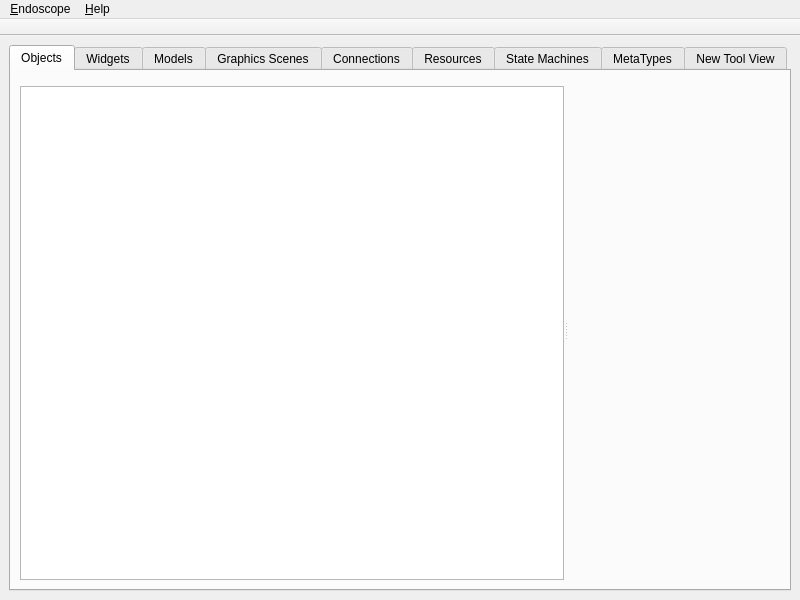
<?xml version="1.0" encoding="UTF-8"?>
<ui version="4.0">
 <class>Endoscope::MainWindow</class>
 <widget class="QMainWindow" name="Endoscope::MainWindow">
  <property name="geometry">
   <rect>
    <x>0</x>
    <y>0</y>
    <width>800</width>
    <height>600</height>
   </rect>
  </property>
  <widget class="QWidget" name="centralwidget">
   <layout class="QHBoxLayout" name="horizontalLayout_2">
    <item>
     <widget class="QTabWidget" name="tabWidget">
      <property name="toolTip">
       <string>The content of this will become the new central widget once all tools are ported</string>
      </property>
      <property name="currentIndex">
       <number>0</number>
      </property>
      <widget class="QWidget" name="tab">
       <attribute name="title">
        <string>Objects</string>
       </attribute>
       <layout class="QVBoxLayout" name="verticalLayout_5">
        <item>
         <widget class="QSplitter" name="splitter">
          <property name="orientation">
           <enum>Qt::Horizontal</enum>
          </property>
          <widget class="QWidget" name="layoutWidget_1">
           <layout class="QVBoxLayout" name="verticalLayout_2">
            <item>
             <widget class="KFilterProxySearchLine" name="objectSearchLine"/>
            </item>
            <item>
             <widget class="QTreeView" name="objectTreeView">
              <property name="allColumnsShowFocus">
               <bool>true</bool>
              </property>
              <attribute name="headerShowSortIndicator" stdset="0">
               <bool>true</bool>
              </attribute>
             </widget>
            </item>
           </layout>
          </widget>
          <widget class="Endoscope::PropertyWidget" name="objectPropertyWidget" native="true"/>
         </widget>
        </item>
       </layout>
      </widget>
      <widget class="QWidget" name="tab_4">
       <attribute name="title">
        <string>Widgets</string>
       </attribute>
       <layout class="QVBoxLayout" name="verticalLayout_8">
        <item>
         <widget class="QSplitter" name="splitter_4">
          <property name="orientation">
           <enum>Qt::Horizontal</enum>
          </property>
          <widget class="QSplitter" name="splitter_2">
           <property name="orientation">
            <enum>Qt::Vertical</enum>
           </property>
           <widget class="QWidget" name="layoutWidget_2">
            <layout class="QVBoxLayout" name="verticalLayout_7">
             <item>
              <widget class="KFilterProxySearchLine" name="widgetSearchLine"/>
             </item>
             <item>
              <widget class="QTreeView" name="widgetTreeView"/>
             </item>
            </layout>
           </widget>
           <widget class="Endoscope::WidgetPreviewWidget" name="widgetPreviewWidget" native="true"/>
          </widget>
          <widget class="Endoscope::PropertyWidget" name="widgetPropertyWidget" native="true"/>
         </widget>
        </item>
       </layout>
      </widget>
      <widget class="QWidget" name="tab_3">
       <attribute name="title">
        <string>Models</string>
       </attribute>
       <layout class="QVBoxLayout" name="verticalLayout_14">
        <item>
         <widget class="QSplitter" name="splitter_5">
          <property name="orientation">
           <enum>Qt::Horizontal</enum>
          </property>
          <widget class="QWidget" name="layoutWidget_3">
           <layout class="QVBoxLayout" name="verticalLayout_3">
            <item>
             <widget class="KFilterProxySearchLine" name="modelSearchLine"/>
            </item>
            <item>
             <widget class="QTreeView" name="modelView">
              <property name="uniformRowHeights">
               <bool>true</bool>
              </property>
              <property name="allColumnsShowFocus">
               <bool>true</bool>
              </property>
             </widget>
            </item>
           </layout>
          </widget>
          <widget class="QWidget" name="layoutWidget_4">
           <layout class="QVBoxLayout" name="verticalLayout_12">
            <item>
             <widget class="QLabel" name="label">
              <property name="text">
               <string>Model Content:</string>
              </property>
             </widget>
            </item>
            <item>
             <widget class="QTreeView" name="modelContentView"/>
            </item>
           </layout>
          </widget>
          <widget class="QWidget" name="layoutWidget_5">
           <layout class="QVBoxLayout" name="verticalLayout_13">
            <item>
             <widget class="QLabel" name="label_2">
              <property name="text">
               <string>Cell Content:</string>
              </property>
             </widget>
            </item>
            <item>
             <widget class="QTreeView" name="modelCellView">
              <property name="rootIsDecorated">
               <bool>false</bool>
              </property>
              <property name="uniformRowHeights">
               <bool>true</bool>
              </property>
              <property name="allColumnsShowFocus">
               <bool>true</bool>
              </property>
             </widget>
            </item>
           </layout>
          </widget>
         </widget>
        </item>
       </layout>
      </widget>
      <widget class="QWidget" name="tab_2">
       <attribute name="title">
        <string>Graphics Scenes</string>
       </attribute>
       <layout class="QVBoxLayout" name="verticalLayout_6">
        <item>
         <widget class="QComboBox" name="sceneComboBox"/>
        </item>
        <item>
         <widget class="QSplitter" name="splitter_6">
          <property name="orientation">
           <enum>Qt::Horizontal</enum>
          </property>
          <widget class="QSplitter" name="splitter_3">
           <property name="orientation">
            <enum>Qt::Vertical</enum>
           </property>
           <widget class="QWidget" name="layoutWidget_6">
            <layout class="QVBoxLayout" name="verticalLayout_4">
             <item>
              <widget class="KFilterProxySearchLine" name="screneTreeSearchLine"/>
             </item>
             <item>
              <widget class="QTreeView" name="sceneTreeView">
               <attribute name="headerShowSortIndicator" stdset="0">
                <bool>true</bool>
               </attribute>
              </widget>
             </item>
            </layout>
           </widget>
           <widget class="Endoscope::GraphicsSceneView" name="graphicsSceneView" native="true"/>
          </widget>
          <widget class="Endoscope::PropertyWidget" name="scenePropertyWidget" native="true"/>
         </widget>
        </item>
       </layout>
      </widget>
      <widget class="QWidget" name="tab_5">
       <attribute name="title">
        <string>Connections</string>
       </attribute>
       <layout class="QVBoxLayout" name="verticalLayout_9">
        <item>
         <widget class="KFilterProxySearchLine" name="connectionSearchLine"/>
        </item>
        <item>
         <widget class="QTreeView" name="connectionView">
          <property name="allColumnsShowFocus">
           <bool>true</bool>
          </property>
         </widget>
        </item>
       </layout>
      </widget>
      <widget class="QWidget" name="tab_7">
       <attribute name="title">
        <string>Resources</string>
       </attribute>
       <layout class="QHBoxLayout" name="horizontalLayout_4">
        <item>
         <widget class="QSplitter" name="splitter_7">
          <property name="orientation">
           <enum>Qt::Horizontal</enum>
          </property>
          <widget class="QTreeView" name="treeView"/>
          <widget class="QStackedWidget" name="stackedWidget">
           <property name="currentIndex">
            <number>1</number>
           </property>
           <widget class="QWidget" name="page_3">
            <layout class="QHBoxLayout" name="horizontalLayout_3">
             <item>
              <widget class="QTextBrowser" name="textBrowser"/>
             </item>
            </layout>
           </widget>
           <widget class="QWidget" name="page_4">
            <layout class="QHBoxLayout" name="horizontalLayout">
             <item>
              <widget class="QLabel" name="label_3">
               <property name="text">
                <string>TextLabel</string>
               </property>
              </widget>
             </item>
            </layout>
           </widget>
          </widget>
         </widget>
        </item>
       </layout>
      </widget>
      <widget class="QWidget" name="tab_8">
       <attribute name="title">
        <string>State Machines</string>
       </attribute>
       <layout class="QHBoxLayout" name="horizontalLayout_5">
        <item>
         <widget class="QSplitter" name="splitter_8">
          <property name="orientation">
           <enum>Qt::Horizontal</enum>
          </property>
          <widget class="QTreeView" name="stateMachinesView"/>
          <widget class="QTreeView" name="singleStateMachineView"/>
          <widget class="QTreeView" name="transitionView"/>
         </widget>
        </item>
       </layout>
      </widget>
      <widget class="QWidget" name="tab_9">
       <attribute name="title">
        <string>MetaTypes</string>
       </attribute>
       <layout class="QHBoxLayout" name="horizontalLayout_6">
        <item>
         <widget class="QTreeView" name="metaTypeView"/>
        </item>
       </layout>
      </widget>
      <widget class="QWidget" name="widget">
       <attribute name="title">
        <string>New Tool View</string>
       </attribute>
       <layout class="QVBoxLayout" name="verticalLayout_21">
        <item>
         <widget class="QStackedWidget" name="toolStack"/>
        </item>
       </layout>
      </widget>
     </widget>
    </item>
   </layout>
  </widget>
  <widget class="QMenuBar" name="menubar">
   <property name="geometry">
    <rect>
     <x>0</x>
     <y>0</y>
     <width>800</width>
     <height>20</height>
    </rect>
   </property>
   <widget class="QMenu" name="menu_Endoscope">
    <property name="title">
     <string>&amp;Endoscope</string>
    </property>
    <addaction name="actionRetractProbe"/>
    <addaction name="actionQuit"/>
   </widget>
   <widget class="QMenu" name="menu_Help">
    <property name="title">
     <string>&amp;Help</string>
    </property>
    <addaction name="actionAboutEndoscope"/>
    <addaction name="actionAboutQt"/>
   </widget>
   <addaction name="menu_Endoscope"/>
   <addaction name="menu_Help"/>
  </widget>
  <widget class="QToolBar" name="mainToolBar">
   <property name="windowTitle">
    <string>Main Toolbar</string>
   </property>
   <property name="movable">
    <bool>false</bool>
   </property>
   <property name="allowedAreas">
    <set>Qt::BottomToolBarArea|Qt::TopToolBarArea</set>
   </property>
   <property name="floatable">
    <bool>false</bool>
   </property>
   <attribute name="toolBarArea">
    <enum>TopToolBarArea</enum>
   </attribute>
   <attribute name="toolBarBreak">
    <bool>false</bool>
   </attribute>
  </widget>
  <action name="actionRetractProbe">
   <property name="text">
    <string>&amp;Retract Probe</string>
   </property>
   <property name="toolTip">
    <string>Retract probe from application.</string>
   </property>
  </action>
  <action name="actionQuit">
   <property name="text">
    <string>&amp;Quit</string>
   </property>
   <property name="toolTip">
    <string>Quit probed application.</string>
   </property>
  </action>
  <action name="actionAboutEndoscope">
   <property name="text">
    <string>About &amp;Endoscope</string>
   </property>
  </action>
  <action name="actionAboutQt">
   <property name="text">
    <string>About &amp;Qt</string>
   </property>
  </action>
 </widget>
 <customwidgets>
  <customwidget>
   <class>KFilterProxySearchLine</class>
   <extends>QWidget</extends>
   <header>kde/kfilterproxysearchline.h</header>
  </customwidget>
  <customwidget>
   <class>Endoscope::PropertyWidget</class>
   <extends>QWidget</extends>
   <header>propertywidget.h</header>
   <container>1</container>
  </customwidget>
  <customwidget>
   <class>Endoscope::WidgetPreviewWidget</class>
   <extends>QWidget</extends>
   <header>widgetpreviewwidget.h</header>
   <container>1</container>
  </customwidget>
  <customwidget>
   <class>Endoscope::GraphicsSceneView</class>
   <extends>QWidget</extends>
   <header>graphicssceneview.h</header>
   <container>1</container>
  </customwidget>
 </customwidgets>
 <resources>
  <include location="resources/endoscope.qrc"/>
 </resources>
 <connections/>
</ui>
